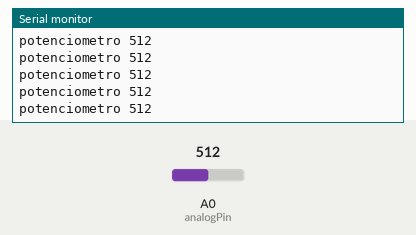
Simulated run of this sketch. Board: Arduino Uno, built with avr-gcc and run on an emulated ATmega328P. On the bench: the last lines printed to the serial monitor. The inputs (shaded band) are chosen by the test bench; at power-on: A0 (analogPin) = 512.

Above: at 1.2 s.
1.3 s: A0 (analogPin) set to 984
At 2.1 s:
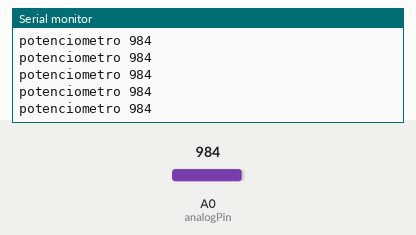
4.3 s: A0 (analogPin) set to 1010
At 5.2 s:
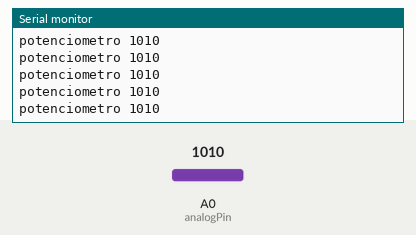
16.3 s: A0 (analogPin) set to 8
At 17.0 s:
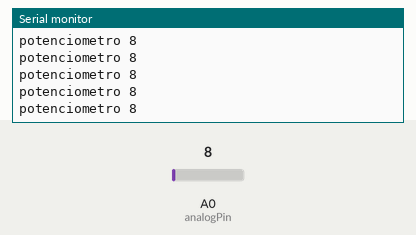
17.8 s: A0 (analogPin) set to 11
At 18.8 s:
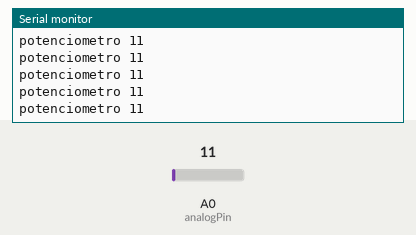
Timing chart, 0 to 20.8 s (numbered marks = the images above; inputs shaded):
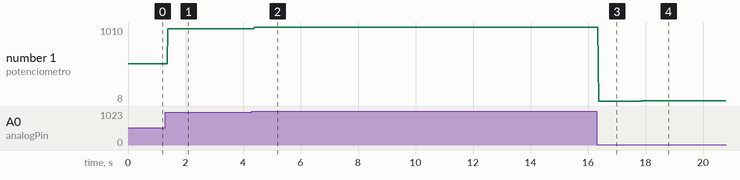

Measured:
- after the input at 1.3 s, the serial monitor: prints a new line after 0.08 s (image 1)
- after the input at 4.3 s, the serial monitor: prints a new line after 0.09 s (image 2)
- after the input at 16.3 s, the serial monitor: prints a new line after 0.07 s (image 3)
- after the input at 17.8 s, the serial monitor: prints a new line after 0.07 s (image 4)
- plotted number 1: 512 → 984 after the input at 1.3 s, 984 → 1010 after the input at 4.3 s, 1010 → 8 after the input at 16.3 s, 8 → 11 after the input at 17.8 s

The sketch:

teste_potenciometro_00.ino
```cpp
// Variáveis do pino analógico
int analogPin = A0; // Terminal do meio do potenciômetro ligado ao pino analógico A0
int val = 0; // Variável que guardará o valor lido no pino A0

// Variáveis do led

int led_red = 0;

void setup() {
  pinMode(led_red, OUTPUT); // led drive variable

  Serial.begin(9600); // Configuração da porta serial com um baud de 9600

}

void loop() {

  val = analogRead(analogPin); // Lê o analogPin e guarda em 'val', atualizando a cada loop

  if (val < 205) {
    analogWrite(led_red, 52);
  }
  else if (205 < val < 410){
    analogWrite(led_red, 104);
  }
  else if (410 < val < 615){
    analogWrite(led_red, 156);
  }
  else if (615 < val < 820){
    analogWrite(led_red, 208);
  }
  else if (820 < val < 1024){
    analogWrite(led_red, 255);
  }

  Serial.print("potenciometro ");
  Serial.println(val); // Imprime o valor na porta serial

}
```
